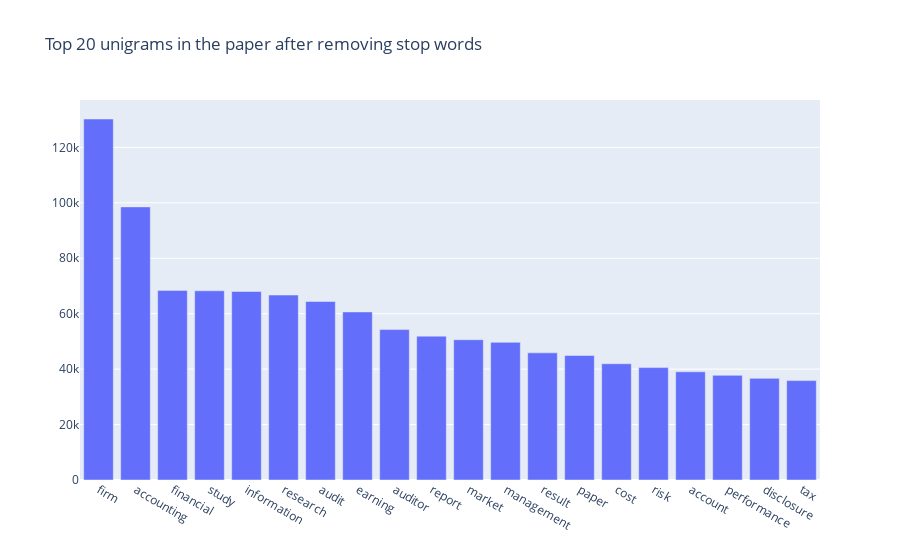

Notebook code cell kept with this figure:
### Markdown cell above
## Unigrams

### Code cell
from plotly.offline import plot
import plotly.graph_objects as go
import plotly.express as px

def get_top_n_words(corpus, n=None):
    vec = CountVectorizer(stop_words=stop_list).fit(corpus)
    bag_of_words = vec.transform(corpus)
    sum_words = bag_of_words.sum(axis=0) 
    words_freq = [(word, sum_words[0, idx]) for word, idx in vec.vocabulary_.items()]
    words_freq =sorted(words_freq, key = lambda x: x[1], reverse=True)
    return words_freq[:n]
common_words = get_top_n_words(dt3c['content_3'], NUM_OF_WORDS_IN_EACH_TOPIC)
df2 = pd.DataFrame(common_words, columns = ['unigram' , 'count'])

fig = go.Figure([go.Bar(x=df2['unigram'], y=df2['count'])])
fig.update_layout(title=go.layout.Title(text="Top {} unigrams in the paper after removing stop words".format(NUM_OF_WORDS_IN_EACH_TOPIC)))
fig.show()

### Figure 1 — Plotly figure (JSON) as saved in the notebook; plotly's stock layout.template omitted (floating-point values rounded to 4 significant figures)
{"data": [{"type": "bar", "x": ["firm", "accounting", "financial", "study", "information", "research", "audit", "earning", "auditor", "report", "market", "management", "result", "paper", "cost", "risk", "account", "performance", "disclosure", "tax"], "y": [130248, 98538, 68412, 68262, 68021, 66734, 64402, 60635, 54270, 51898, 50617, 49670, 45867, 44909, 41943, 40553, 39039, 37753, 36675, 35856]}], "layout": {"title": {"text": "Top 20 unigrams in the paper after removing stop words"}}}
